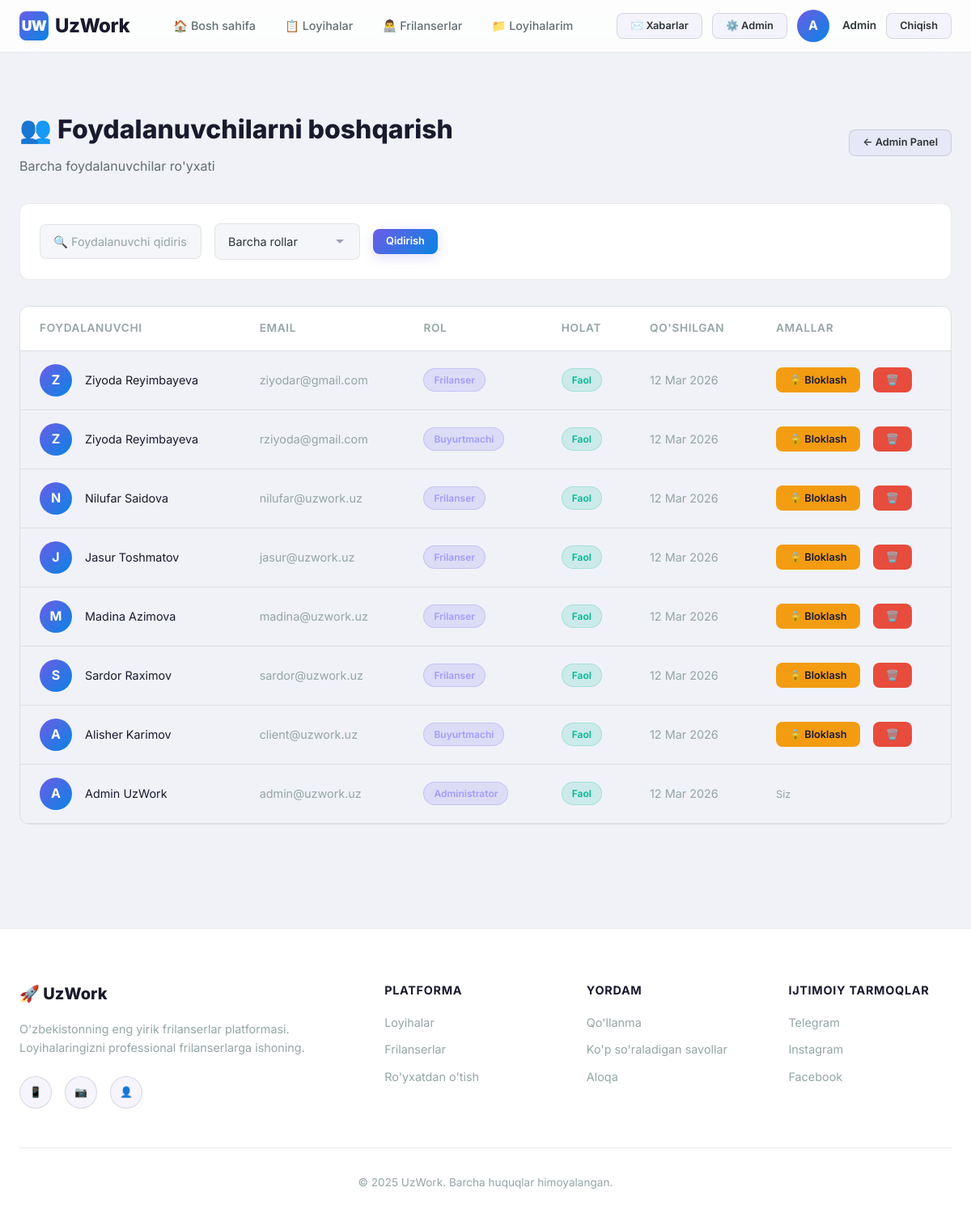
/dashboard/users/ (signed in), run on the app's committed database.
### accounts/models.py (models this page shows, shortened)
class User(AbstractUser):
    ROLE_CHOICES = (
        ('client', 'Buyurtmachi'),
        ('freelancer', 'Frilanser'),
        ('admin', 'Administrator'),
    )
    role = models.CharField(max_length=20, choices=ROLE_CHOICES, default='client', verbose_name="Rol")
    phone = models.CharField(max_length=20, blank=True, verbose_name="Telefon raqam")
    avatar = models.ImageField(upload_to='avatars/', blank=True, null=True, verbose_name="Profil rasmi")
    bio = models.TextField(blank=True, verbose_name="O'zi haqida")
    skills = models.CharField(max_length=500, blank=True, verbose_name="Ko'nikmalar",
                              help_text="Vergul bilan ajrating: masalan, Python, Django, JavaScript")
    location = models.CharField(max_length=100, blank=True, verbose_name="Joylashuv")
    portfolio_url = models.URLField(blank=True, verbose_name="Portfolio havolasi")
    date_joined_display = models.DateTimeField(auto_now_add=True, verbose_name="Ro'yxatdan o'tgan sana")
    class Meta:
        verbose_name = "Foydalanuvchi"
        verbose_name_plural = "Foydalanuvchilar"
    @property
    def is_client(self):
        return self.role == 'client'
    @property
    def is_admin_user(self):
        return self.role == 'admin' or self.is_superuser

### dashboard/views.py (the view)
    def wrapper(request, *args, **kwargs):
        if not request.user.is_authenticated or not request.user.is_admin_user:
            messages.error(request, "Sizda admin huquqlari yo'q!")
            return redirect('home')
        return view_func(request, *args, **kwargs)

### dashboard/views.py (called while the page is built, shortened)
def admin_required(view_func):
    def wrapper(request, *args, **kwargs):
        if not request.user.is_authenticated or not request.user.is_admin_user:
            messages.error(request, "Sizda admin huquqlari yo'q!")
            return redirect('home')
        return view_func(request, *args, **kwargs)
    return wrapper

@login_required
@admin_required
def manage_users(request):
    users = User.objects.all().order_by('-date_joined')
    role_filter = request.GET.get('role', '')
    query = request.GET.get('q', '')
    if role_filter:
        users = users.filter(role=role_filter)
    return render(request, 'dashboard/manage_users.html', {
        'users': users,
        'role_filter': role_filter,
        'query': query,
    })

### templates/dashboard/manage_users.html (shortened to what this page needs)
{% extends 'base.html' %}
{% block content %}
<div class="page-header">
    <div class="container">
        <div class="d-flex justify-between align-center flex-wrap gap-1">
            <div>
                <h1>👥 Foydalanuvchilarni boshqarish</h1>
                <p>Barcha foydalanuvchilar ro'yxati</p>
            </div>
            <a href="{% url 'admin_dashboard' %}" class="btn btn-secondary btn-sm">← Admin Panel</a>
        </div>
    </div>
</div>
<div class="container" style="padding-bottom: var(--space-3xl);">
    <form method="get" class="filters-bar">
        <input type="text" name="q" value="{{ query }}" class="form-input search-input" placeholder="🔍 Foydalanuvchi qidirish...">
        <select name="role" class="form-select" style="max-width:180px;">
            <option value="">Barcha rollar</option>
        </select>
        <button type="submit" class="btn btn-primary btn-sm">Qidirish</button>
    </form>
    <div class="table-container">
        <table>
            <thead>
                <tr>
                    <th>Foydalanuvchi</th>
                    <th>Email</th>
                    <th>Rol</th>
                    <th>Holat</th>
                    <th>Qo'shilgan</th>
                    <th>Amallar</th>
                </tr>
            </thead>
            <tbody>
                {% for u in users %}
                <tr>
                    <td>
                        <a href="{% url 'profile' username=u.username %}" class="d-flex align-center gap-1" style="color:var(--text-bright);">
                            {% if u.avatar %}
                                <img src="{{ u.avatar.url }}" class="avatar avatar-sm" alt="">
                            {% else %}
                                <div class="avatar-placeholder avatar-sm">{{ u.first_name|first|default:u.username|first }}</div>
                            {% endif %}
                            {{ u.get_full_name|default:u.username }}
                        </a>
                    </td>
                    <td style="color:var(--text-muted);">{{ u.email }}</td>
                    <td><span class="tag">{{ u.get_role_display }}</span></td>
                    <td>
                        {% if u.is_active %}
                            <span class="tag tag-success">Faol</span>
                        {% else %}
                            <span class="tag tag-danger">Bloklangan</span>
                        {% endif %}
                    </td>
                    <td style="color:var(--text-muted);">{{ u.date_joined|date:"d M Y" }}</td>
                    <td>
                        {% if u != request.user %}
                        <div class="d-flex gap-1">
                            <form method="post" action="{% url 'toggle_user_active' pk=u.pk %}">
                                <button type="submit" class="btn btn-sm {% if u.is_active %}btn-warning{% else %}btn-success{% endif %}">
                                    {% if u.is_active %}🔒 Bloklash{% else %}🔓 Faollashtirish{% endif %}
                                </button>
                            </form>
                            <form method="post" action="{% url 'delete_user' pk=u.pk %}" onsubmit="return confirm('Haqiqatan ham o\'chirmoqchimisiz?')">
                                <button type="submit" class="btn btn-danger btn-sm">🗑️</button>
                            </form>
                        </div>
                        {% else %}
                        <span style="color:var(--text-muted); font-size:0.8rem;">Siz</span>
                        {% endif %}
                    </td>
                </tr>
                {% endfor %}
            </tbody>
        </table>
    </div>
</div>
{% endblock %}

### templates/base.html (shortened to what this page needs)
{% load static %}
<!DOCTYPE html>
<html lang="uz">
<head>
    <link rel="stylesheet" href="{% static 'css/style.css' %}">
</head>
<body>
    <nav class="navbar" id="navbar">
        <div class="container">
            <a href="{% url 'home' %}" class="navbar-brand">
                <div class="logo-icon">UW</div>
                UzWork
            </a>
            <ul class="navbar-nav" id="navMenu">
                <li><a href="{% url 'home' %}" {% if request.resolver_match.url_name == 'home' %}class="active"{% endif %}>🏠 Bosh sahifa</a></li>
                <li><a href="{% url 'project_list' %}" {% if request.resolver_match.url_name == 'project_list' %}class="active"{% endif %}>📋 Loyihalar</a></li>
                <li><a href="{% url 'freelancers' %}" {% if request.resolver_match.url_name == 'freelancers' %}class="active"{% endif %}>👨‍💻 Frilanserlar</a></li>
                {% if user.is_authenticated %}
                    <li><a href="{% url 'my_projects' %}" {% if request.resolver_match.url_name == 'my_projects' %}class="active"{% endif %}>📁 Loyihalarim</a></li>
                {% endif %}
            </ul>
            <div class="navbar-actions">
                {% if user.is_authenticated %}
                    <a href="{% url 'inbox' %}" class="btn btn-secondary btn-sm nav-badge" title="Xabarlar">
                        ✉️ Xabarlar
                    </a>
                    {% if user.is_admin_user %}
                    <a href="{% url 'admin_dashboard' %}" class="btn btn-secondary btn-sm">⚙️ Admin</a>
                    {% endif %}
                    <a href="{% url 'profile' username=user.username %}" class="d-flex align-center gap-1" style="color: var(--text-primary);">
                        {% if user.avatar %}
                            <img src="{{ user.avatar.url }}" class="avatar avatar-sm" alt="{{ user.username }}">
                        {% else %}
                            <div class="avatar-placeholder avatar-sm">{{ user.first_name|first|default:user.username|first }}</div>
                        {% endif %}
                        <span style="font-weight:600; font-size:0.85rem;">{{ user.first_name|default:user.username }}</span>
                    </a>
                    <a href="{% url 'logout' %}" class="btn btn-secondary btn-sm">Chiqish</a>
                {% else %}
                    <a href="{% url 'login' %}" class="btn btn-secondary btn-sm">Kirish</a>
                    <a href="{% url 'register' %}" class="btn btn-primary btn-sm">Ro'yxatdan o'tish</a>
                {% endif %}
            </div>
        </div>
    </nav>
    <main>
        {% block content %}{% endblock %}
    </main>
    <footer class="footer">
        <div class="container">
            <div class="footer-grid">
                <div>
                    <div class="footer-brand">🚀 UzWork</div>
                    <p class="footer-desc">
                        O'zbekistonning eng yirik frilanserlar platformasi.
                        Loyihalaringizni professional frilanserlarga ishoning.
                    </p>
                    <div style="display:flex; gap:var(--space-md); margin-top:var(--space-lg);">
                        <a href="#" class="btn btn-secondary btn-sm" style="border-radius:50%; width:40px; height:40px; padding:0;">📱</a>
                        <a href="#" class="btn btn-secondary btn-sm" style="border-radius:50%; width:40px; height:40px; padding:0;">📷</a>
                        <a href="#" class="btn btn-secondary btn-sm" style="border-radius:50%; width:40px; height:40px; padding:0;">👤</a>
                    </div>
                </div>
                <div>
                    <h4>Platforma</h4>
                    <ul class="footer-links">
                        <li><a href="{% url 'project_list' %}">Loyihalar</a></li>
                        <li><a href="{% url 'freelancers' %}">Frilanserlar</a></li>
                        <li><a href="{% url 'register' %}">Ro'yxatdan o'tish</a></li>
                    </ul>
                </div>
                <div>
                    <h4>Yordam</h4>
                    <ul class="footer-links">
                        <li><a href="#">Qo'llanma</a></li>
                        <li><a href="#">Ko'p so'raladigan savollar</a></li>
                        <li><a href="#">Aloqa</a></li>
                    </ul>
                </div>
                <div>
                    <h4>Ijtimoiy tarmoqlar</h4>
                    <ul class="footer-links">
                        <li><a href="#">Telegram</a></li>
                        <li><a href="#">Instagram</a></li>
                        <li><a href="#">Facebook</a></li>
                    </ul>
                </div>
            </div>
            <div class="footer-bottom">
                <p>© 2025 UzWork. Barcha huquqlar himoyalangan.</p>
            </div>
        </div>
    </footer>
</body>
</html>

### data on the page
User: first_name|first "A", first_name "Admin", get_full_name "Admin UzWork", email "admin@uzwork.uz", role "Administrator", is_active "Faol", date_joined "12 Mar 2026", shows "Siz"
User: first_name|first "Z", get_full_name "Ziyoda Reyimbayeva", email "ziyodar@gmail.com", role "Frilanser", is_active "Faol", date_joined "12 Mar 2026"
User: first_name|first "Z", get_full_name "Ziyoda Reyimbayeva", email "rziyoda@gmail.com", role "Buyurtmachi", is_active "Faol", date_joined "12 Mar 2026"
User: first_name|first "N", get_full_name "Nilufar Saidova", email "nilufar@uzwork.uz", role "Frilanser", is_active "Faol", date_joined "12 Mar 2026"
User: first_name|first "J", get_full_name "Jasur Toshmatov", email "jasur@uzwork.uz", role "Frilanser", is_active "Faol", date_joined "12 Mar 2026"
User: first_name|first "M", get_full_name "Madina Azimova", email "madina@uzwork.uz", role "Frilanser", is_active "Faol", date_joined "12 Mar 2026"
User: first_name|first "S", get_full_name "Sardor Raximov", email "sardor@uzwork.uz", role "Frilanser", is_active "Faol", date_joined "12 Mar 2026"
User: first_name|first "A", get_full_name "Alisher Karimov", email "client@uzwork.uz", role "Buyurtmachi", is_active "Faol", date_joined "12 Mar 2026"
